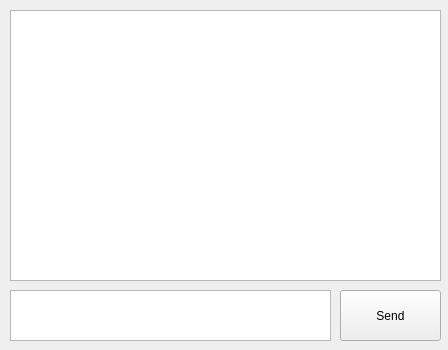
<?xml version="1.0" encoding="UTF-8"?>
<ui version="4.0">
 <class>Unicast</class>
 <widget class="QWidget" name="Unicast">
  <property name="geometry">
   <rect>
    <x>0</x>
    <y>0</y>
    <width>448</width>
    <height>350</height>
   </rect>
  </property>
  <property name="windowTitle">
   <string>Form</string>
  </property>
  <widget class="QPushButton" name="pushButtonSend">
   <property name="geometry">
    <rect>
     <x>340</x>
     <y>290</y>
     <width>101</width>
     <height>51</height>
    </rect>
   </property>
   <property name="font">
    <font>
     <underline>false</underline>
    </font>
   </property>
   <property name="text">
    <string>Send</string>
   </property>
  </widget>
  <widget class="QTextBrowser" name="textBrowserChat">
   <property name="geometry">
    <rect>
     <x>10</x>
     <y>10</y>
     <width>431</width>
     <height>271</height>
    </rect>
   </property>
   <property name="font">
    <font>
     <underline>false</underline>
    </font>
   </property>
  </widget>
  <widget class="QTextEdit" name="textEditMsg">
   <property name="geometry">
    <rect>
     <x>10</x>
     <y>290</y>
     <width>321</width>
     <height>51</height>
    </rect>
   </property>
   <property name="font">
    <font>
     <underline>false</underline>
    </font>
   </property>
  </widget>
 </widget>
 <resources/>
 <connections/>
</ui>
